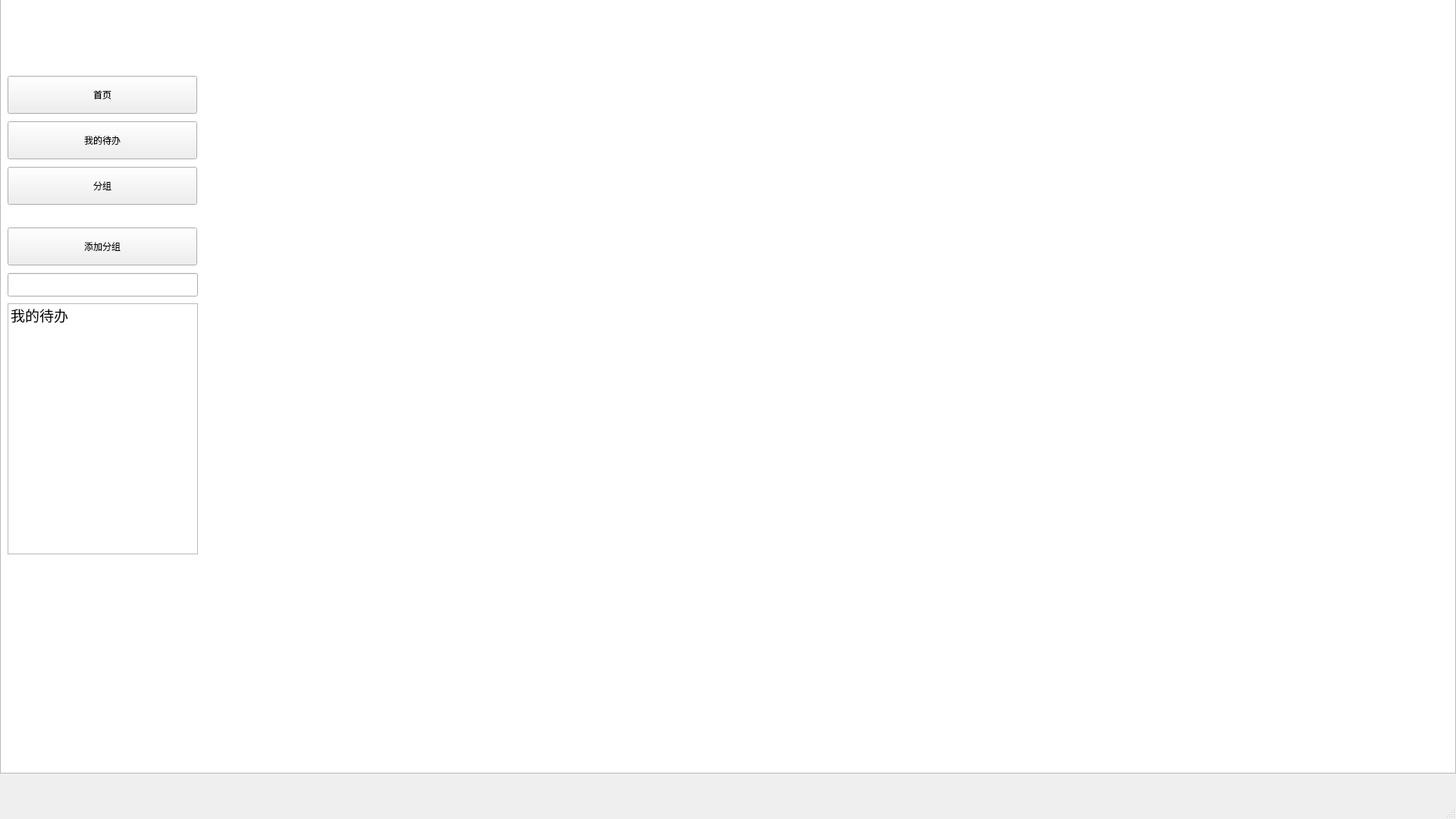
<?xml version="1.0" encoding="UTF-8"?>
<ui version="4.0">
 <class>MainWindow</class>
 <widget class="QMainWindow" name="MainWindow">
  <property name="geometry">
   <rect>
    <x>0</x>
    <y>0</y>
    <width>1920</width>
    <height>1080</height>
   </rect>
  </property>
  <property name="windowTitle">
   <string>MainWindow</string>
  </property>
  <widget class="QWidget" name="centralwidget">
   <widget class="QPushButton" name="pushButton_first">
    <property name="geometry">
     <rect>
      <x>10</x>
      <y>100</y>
      <width>250</width>
      <height>50</height>
     </rect>
    </property>
    <property name="text">
     <string>首页</string>
    </property>
   </widget>
   <widget class="QPushButton" name="pushButton_mytodo">
    <property name="geometry">
     <rect>
      <x>10</x>
      <y>160</y>
      <width>250</width>
      <height>50</height>
     </rect>
    </property>
    <property name="text">
     <string>我的待办</string>
    </property>
   </widget>
   <widget class="QStackedWidget" name="stackedWidget_UI">
    <property name="geometry">
     <rect>
      <x>280</x>
      <y>20</y>
      <width>1600</width>
      <height>1000</height>
     </rect>
    </property>
   </widget>
   <widget class="QLabel" name="label_logo">
    <property name="geometry">
     <rect>
      <x>0</x>
      <y>20</y>
      <width>251</width>
      <height>67</height>
     </rect>
    </property>
    <property name="styleSheet">
     <string notr="true">image: url(:/image/logo.png);</string>
    </property>
    <property name="text">
     <string/>
    </property>
   </widget>
   <widget class="QListView" name="listView">
    <property name="geometry">
     <rect>
      <x>0</x>
      <y>-60</y>
      <width>1920</width>
      <height>1080</height>
     </rect>
    </property>
   </widget>
   <widget class="QPushButton" name="pushButton_group">
    <property name="geometry">
     <rect>
      <x>10</x>
      <y>220</y>
      <width>250</width>
      <height>50</height>
     </rect>
    </property>
    <property name="text">
     <string>分组</string>
    </property>
   </widget>
   <widget class="QWidget" name="widget_group" native="true">
    <property name="geometry">
     <rect>
      <x>0</x>
      <y>290</y>
      <width>281</width>
      <height>461</height>
     </rect>
    </property>
    <widget class="QListWidget" name="listWidget_group">
     <property name="geometry">
      <rect>
       <x>10</x>
       <y>110</y>
       <width>251</width>
       <height>331</height>
      </rect>
     </property>
     <property name="font">
      <font>
       <family>Adobe 黑体 Std R</family>
       <pointsize>14</pointsize>
      </font>
     </property>
     <item>
      <property name="text">
       <string>我的待办</string>
      </property>
     </item>
    </widget>
    <widget class="QLineEdit" name="lineEdit">
     <property name="geometry">
      <rect>
       <x>10</x>
       <y>70</y>
       <width>251</width>
       <height>31</height>
      </rect>
     </property>
    </widget>
    <widget class="QPushButton" name="pushButton_addgroup">
     <property name="geometry">
      <rect>
       <x>10</x>
       <y>10</y>
       <width>250</width>
       <height>50</height>
      </rect>
     </property>
     <property name="text">
      <string>添加分组</string>
     </property>
    </widget>
   </widget>
   <zorder>listView</zorder>
   <zorder>pushButton_first</zorder>
   <zorder>pushButton_mytodo</zorder>
   <zorder>stackedWidget_UI</zorder>
   <zorder>label_logo</zorder>
   <zorder>pushButton_group</zorder>
   <zorder>widget_group</zorder>
  </widget>
  <widget class="QMenuBar" name="menubar">
   <property name="geometry">
    <rect>
     <x>0</x>
     <y>0</y>
     <width>1920</width>
     <height>26</height>
    </rect>
   </property>
  </widget>
  <widget class="QStatusBar" name="statusbar"/>
 </widget>
 <resources/>
 <connections/>
</ui>
